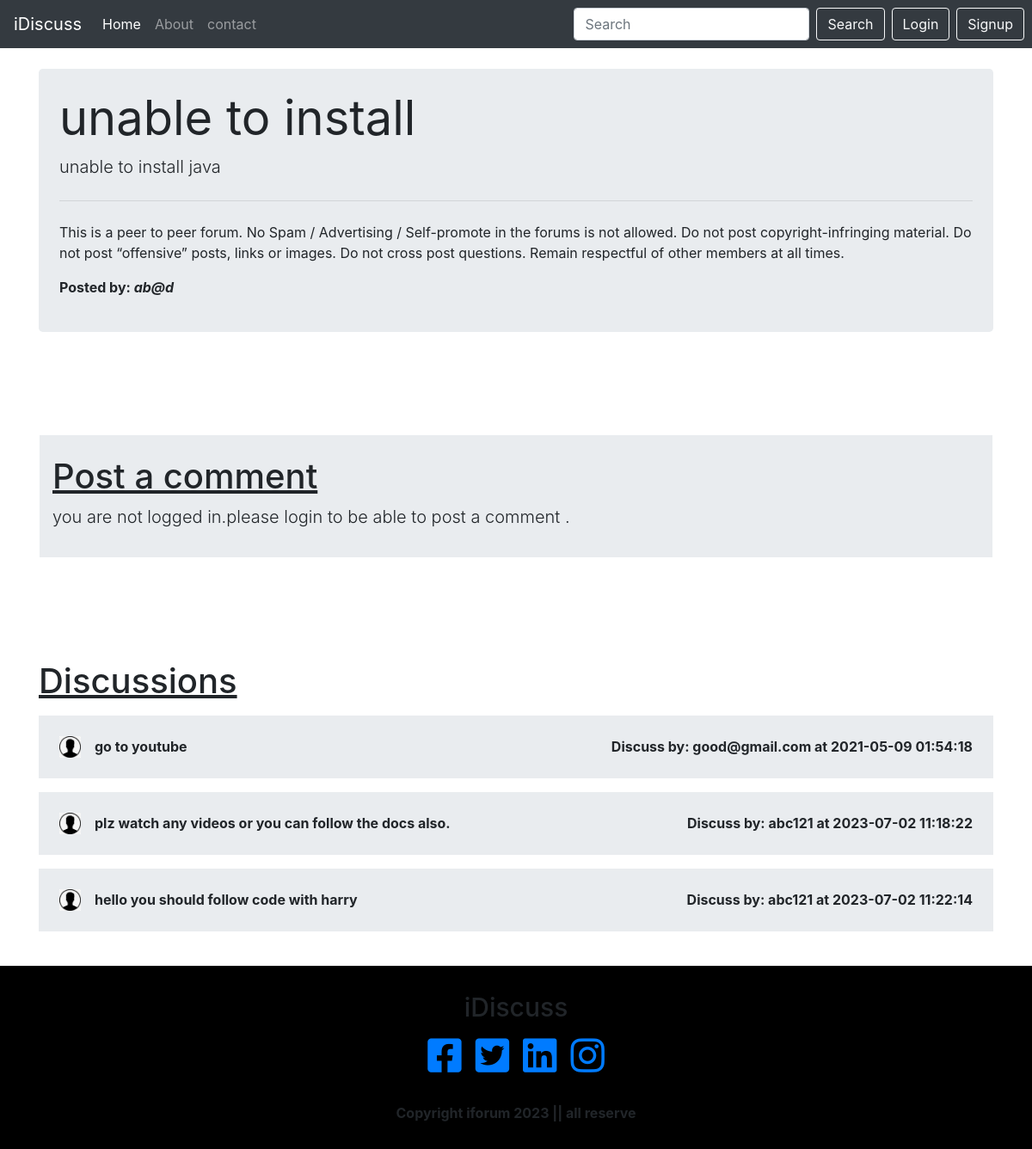
Screenshot of /thread.php?threadid=3 with the database file from the repository.
### tables this page shows
CREATE TABLE `threads` (
  `thread_id` int(7) NOT NULL,
  `thread_title` varchar(255) NOT NULL,
  `thread_desc` text NOT NULL,
  `thread_cat_id` int(7) NOT NULL,
  `thread_user_id` int(7) NOT NULL,
  `timestamp` datetime NOT NULL DEFAULT current_timestamp()
);

CREATE TABLE `users` (
  `sno` int(8) NOT NULL,
  `user_email` varchar(30) NOT NULL,
  `user_pass` varchar(255) NOT NULL,
  `tstamp` datetime NOT NULL DEFAULT current_timestamp()
);

CREATE TABLE `comment` (
  `comment_id` int(8) NOT NULL,
  `comment_content` text NOT NULL,
  `thread_id` int(8) NOT NULL,
  `comment_by` int(8) NOT NULL,
  `comment_time` datetime NOT NULL
);

### thread.php (the view, shortened to what this page needs)
<!doctype html>
<html lang="en">
  <head>
    <link rel="stylesheet" href="https://stackpath.bootstrapcdn.com/bootstrap/4.4.1/css/bootstrap.min.css"
>
  <link rel="stylesheet" href="//cdn.datatables.net/1.10.20/css/jquery.dataTables.min.css">
  <link rel="stylesheet" href="https://cdnjs.cloudflare.com/ajax/libs/font-awesome/6.4.0/css/all.min.css" />
  </head>
  <body>
  <?php include 'partials/_header.php'; ?>
  <?php include 'partials/_dbconnect.php'; ?>
  <?php
    $id = $_GET['threadid'];
    $sql = "SELECT * FROM `threads` WHERE thread_id=$id";
    $result = mysqli_query($conn, $sql);
    while($row = mysqli_fetch_assoc($result)){
        $title = $row['thread_title'];
        $content = $row['thread_desc'];
         $thread_user_id = $row['thread_user_id'];
        $sql2 = "SELECT user_email FROM `users` WHERE sno='$thread_user_id'";
        $result2 = mysqli_query($conn, $sql2);
        $row2 = mysqli_fetch_assoc($result2);
        $posted_by=$row2['user_email'];
    }
    ?>
<div class="container my-4">
        <div class="jumbotron my-3 py-4 px-4 " id="x">
            <h1 class="display-4" id="c"><b><?php echo $title;?></b></h1>
            <p class="lead my-2" id="p">  <?php echo $content;?></p>
            <hr class="my-4">
            <p id="p">This is a peer to peer forum. No Spam / Advertising / Self-promote in the forums is not allowed. Do not post copyright-infringing material. Do not post “offensive” posts, links or images. Do not cross post questions. Remain respectful of other members at all times.</p>
            <p><b>Posted by: <em><?php echo $posted_by; ?></em></b></p>
        </div>
</div>
    <?php
    if(isset($_SESSION['loggedin']) && $_SESSION['loggedin']=true){
      echo '
      <div class="container" id="mid">
      <form action="'. $_SERVER['REQUEST_URI'] .'" method="post" >
        <div class="form-group">
        <h1 class="my-2" id="c"><u>Post a comment</u></h1>
          <label for="exampleFormControlTextarea1 " class="my-3">type your Comments</label>
          <textarea class="form-control" id="comment" name="comment" rows="3"></textarea>
          <input type="hidden" name="sno" value="'. $_SESSION["sno"]. '">
        </div>
        <button type="submit" class="btn btn-success my-2">postcomment</button>
      </form>
      </div>
      ';}
      else{
        echo '
        <div class="container px-3 style="background-color:red;">
        <div class="container py-3" id="mid" style="background-color:#e9ecef;">
        <h1 class="my-2" id="c"><u>Post a comment</u></h1>
      <p class="lead" id="p">you are not logged in.please login to be able to post a comment .</p>
      </div>
      </div>
        ';
      }
      ?>
    <div class="container " id="ques">
    <h1 class="my-3 "id="c"><u>Discussions</u></h1>
   <?php
    $id = $_GET['threadid'];
    $sql = "SELECT * FROM `comment` WHERE thread_id=$id";
    $result = mysqli_query($conn, $sql);
    while($row = mysqli_fetch_assoc($result)){
        $content = $row['comment_content'];
        $comment_time= $row['comment_time'];
        $thread_user_id=$row['comment_by'];
        $sql2 = "SELECT user_email FROM `users` WHERE sno='$thread_user_id'";
        $result2 = mysqli_query($conn, $sql2);
        $row2 = mysqli_fetch_assoc($result2);
 echo  '<div class="media my-3 py-4 px-4 " style="background-color:#e9ecef;">
   <img  src="image/i.png"  width="25px" class="mr-3"  alt="...">
   <div class="media-body" id="z">'.
 '<b>
    '. $content . '</b> </div>'.'
    <div class="font-weight-bold my-0" id="a"> Discuss by: '. $row2['user_email'] . ' at '. $comment_time. '</div>'.
'
</div>';
}
?>
</div>
<?php include 'partials/_footer.php'; ?>
  </body>
</html>

### thread.php (style rules this page uses)
#ques { min-height:200px; margin-top:50px; }
#mid { margin-top:120px; margin-bottom:120px; }

### rows the page displays
threads: thread_title "unable to install", thread_desc "unable to install java"
users: user_email "ab@d"
comment: comment_content "go to youtube", users.user_email "good@gmail.com", comment_time "2021-05-09 01:54:18"
comment: comment_content "plz watch any videos or you can follow the docs also.", users.user_email "abc121", comment_time "2023-07-02 11:18:22"
comment: comment_content "hello you should follow code with harry", users.user_email "abc121", comment_time "2023-07-02 11:22:14"
